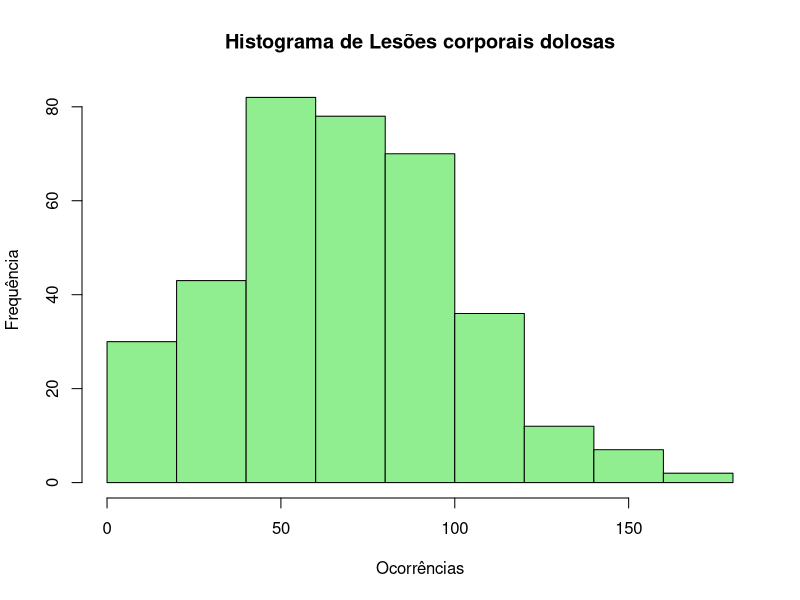
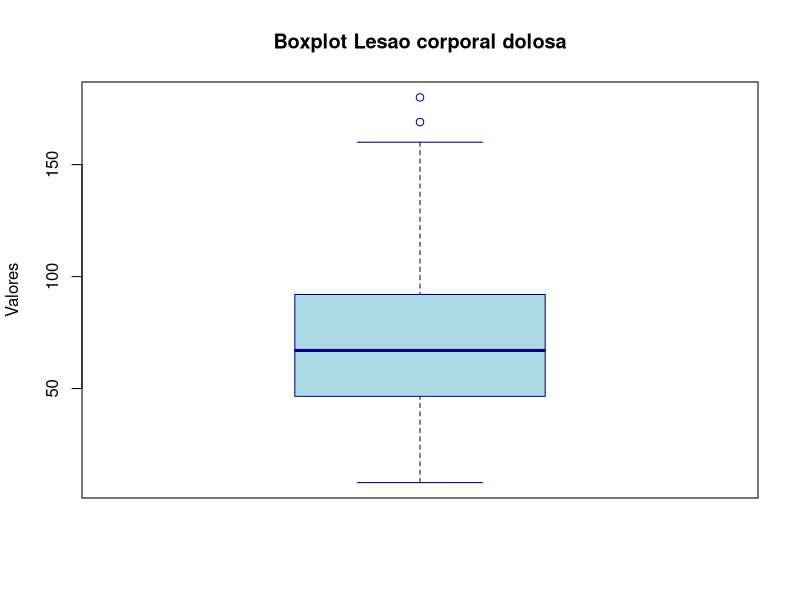
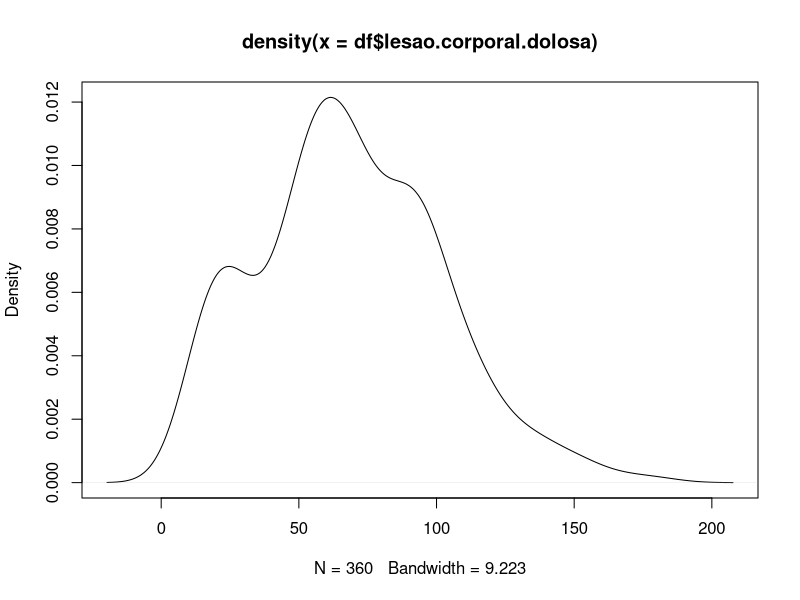

Here is the R script that generated these plots, in order:
df <- read.csv("dados.csv")

print('As medidas foram feitas usando os dados da colune referente a lesao corporal dolosa')

#Media
print('Media')
mean(df$`lesao.corporal.dolosa`, na.rm = TRUE)

#Mediana
print('Mediana')
median(df$`lesao.corporal.dolosa`, na.rm = TRUE)

#Moda
print('Moda')
temp_tab <- table(df$`lesao.corporal.dolosa`)
names(temp_tab)[which.max(temp_tab)]

# Histograma simples
print('Histograma')
hist(df$`lesao.corporal.dolosa`,
     main = "Histograma de Lesões corporais dolosas",
     xlab = "Ocorrências",
     ylab = "Frequência",
     col = "lightgreen",
     breaks = 10)

#Media aparada
print('Media aparada (25 e 50%)')
mean(df$`lesao.corporal.dolosa`, na.rm = TRUE, trim = 0.25)

mean(df$`lesao.corporal.dolosa`, na.rm = TRUE, trim = 0.5)

#Media geometrica
print('Media geométrica')
exp(mean(log(df$`lesao.corporal.dolosa`)))

# Desvios em relacao a media
print('Desvios em relacao a media')
df$`lesao.corporal.dolosa` - mean(df$`lesao.corporal.dolosa`)

# Desvios em relacao a mediana
print('Desvios em relacao a mediana')
df$`lesao.corporal.dolosa` - median(df$`lesao.corporal.dolosa`)

# Desvio padrao
print('Desvio padrao')
sd(df$`lesao.corporal.dolosa`)

# Variancia
print('Variancia')
var(df$`lesao.corporal.dolosa`)

# Desvio absoluto medio
print('Desvio absoluto medio')
mean(abs(df$`lesao.corporal.dolosa` - mean(df$`lesao.corporal.dolosa`)))

# MAD
print('MAD')
mad(df$`lesao.corporal.dolosa`)

# Amplitude
print('Amplitude')
diff(range(df$`lesao.corporal.dolosa`))

# Percentil
print('Percentil 25')
quantile(df$`lesao.corporal.dolosa`, probs = 0.25)

print('Percentil 90')
quantile(df$`lesao corporal dolosa`, probs = 0.9)

# Amplitude Interquartilica
print('Amplitude Interquartilica')
IQR(df$`lesao.corporal.dolosa`)

dados <- df$`lesao.corporal.dolosa`
# 50 valores normais em torno de 10, mais dois outliers: 25 e 30
# Boxplot
boxplot(dados,
        main = "Boxplot Lesao corporal dolosa",
        ylab = "Valores",
        col = "lightblue",
        border = "darkblue",
        notch = F)

# Tabela de frequencia
print('Tabela de frequencia')
prop.table(table(df$`lesao.corporal.dolosa`))

# Tabela de frequencia
print('Tabela de frequencia %')
round(prop.table(table(df$`lesao.corporal.dolosa`)) * 100, 2)

# Estimativa densidade
print('Estimativa densidade')

df$`lesao corporal dolosa` <- rnorm(120)
plot(density(df$`lesao.corporal.dolosa`))
